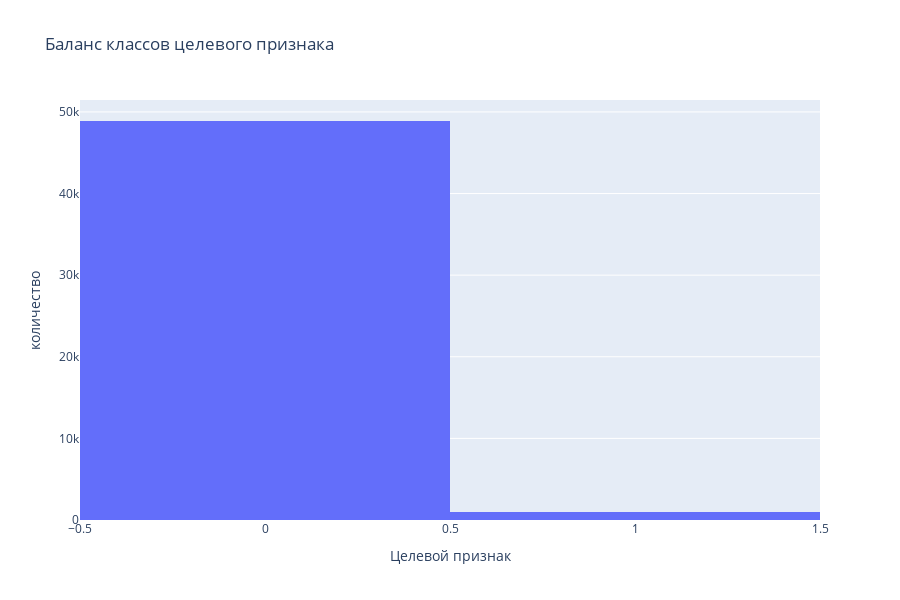

The notebook cell saved with this chart:
### Markdown cell above
Перед дальнейшими действиями посмотрим на баланс целевого признака

### Code cell
fig = px.histogram(df_all, x="target", title="Баланс классов целевого признака",  width=900, height=600)
fig.update_xaxes(title_text = 'Целевой признак')
fig.update_yaxes(title_text = 'количество')
fig.show()

### Figure 1 — Plotly figure (JSON) as saved in the notebook; plotly's stock layout.template omitted (floating-point values rounded to 4 significant figures; data arrays with more than 128 entries replaced by an {"elided": "..."} marker saying what was removed)
{"data": [{"alignmentgroup": "True", "bingroup": "x", "hovertemplate": "target=%{x}<br>count=%{y}<extra></extra>", "legendgroup": "", "marker": {"color": "#636efa", "pattern": {"shape": ""}}, "name": "", "offsetgroup": "", "orientation": "v", "showlegend": false, "type": "histogram", "x": {"elided": "49849 int values"}, "xaxis": "x", "yaxis": "y"}], "layout": {"barmode": "relative", "height": 600, "legend": {"tracegroupgap": 0}, "title": {"text": "Баланс классов целевого признака"}, "width": 900, "xaxis": {"anchor": "y", "domain": [0, 1], "title": {"text": "Целевой признак"}}, "yaxis": {"anchor": "x", "domain": [0, 1], "title": {"text": "количество"}}}}
